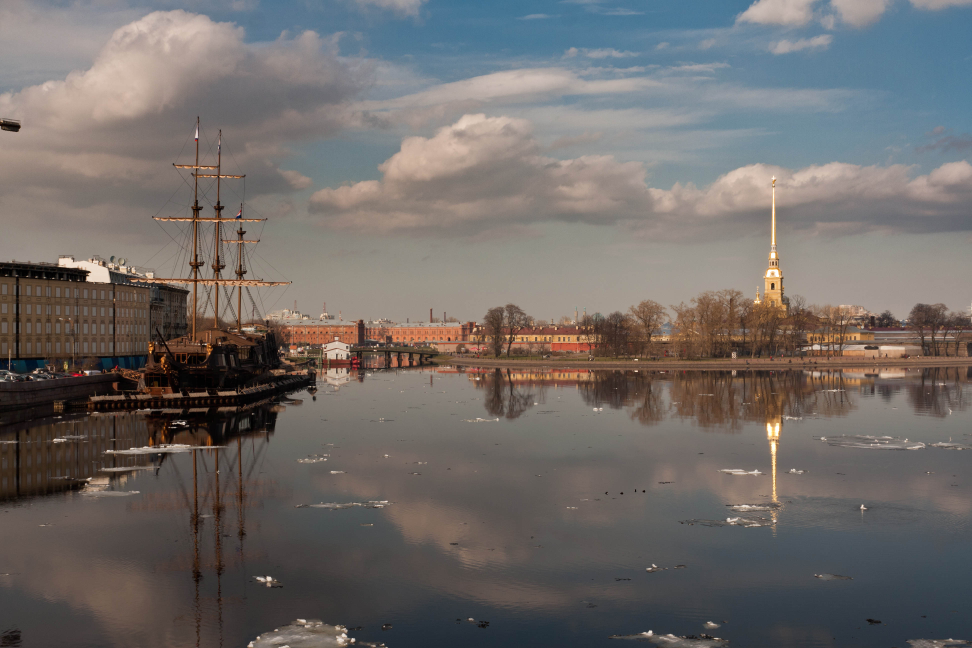
#> input picture imgs/boat/boat1.jpg, 3888 x 2592 px, found by its file name (shown at 1/4 size)
$ python feature_descriptor.py
#> lines starting #> are read from the running program, lines starting #| are printed output that depends on the picture; after the words box and inside, x2 and y2 are one past the last pixel; in counts of white or black regions, pixels touching at a corner belong together
### src/preprocessing.py
"""
Module 1: Image Preprocessing
Input: Raw images from camera
Output: Preprocessed images ready for feature detection
Implementation: Using OpenCV2 functions
"""

import cv2
import numpy as np


class ImagePreprocessor:
    """
    Handles image preprocessing operations including resizing and normalization.
    """

    def __init__(self, target_width=800):
        """
        Initialize the preprocessor.

        Args:
            target_width (int): Target width for resizing images (default: 800px)
        """
        self.target_width = target_width

    def preprocess(self, image_path, normalize=True, equalize_hist=False):
        """
        Preprocess a single image.

        Args:
            image_path (str): Path to the input image
            normalize (bool): Whether to normalize pixel values to [0, 1]
            equalize_hist (bool): Whether to apply histogram equalization

        Returns:
            tuple: (preprocessed_color_image, grayscale_image)
        """
#> called with image_path = 'imgs/boat/boat1.jpg', normalize = True, equalize_hist = False
        # Read image
        img = cv2.imread(image_path)
#> img is the input picture: shape (2592, 3888, 3); mean B, G, R 104, 106.6, 111.8
        if img is None:
            raise ValueError(f"Could not read image from {image_path}")

        # Resize image to consistent dimensions
        img_resized = self.resize_image(img)

        # Convert to grayscale
        gray = cv2.cvtColor(img_resized, cv2.COLOR_BGR2GRAY)
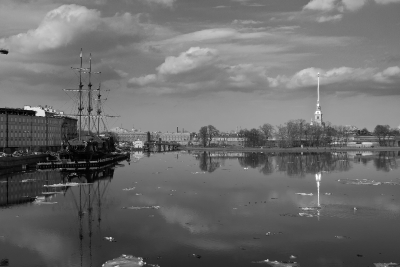
#> gray: shape (533, 800) (shown at 1/2 size); min 0, max 255, mean 107.8

        # Optional: Histogram equalization for better contrast
        if equalize_hist:
            gray = cv2.equalizeHist(gray)

        # Normalize pixel values to [0, 1] range
        if normalize:
            img_normalized = img_resized.astype(np.float32) / 255.0
            gray_normalized = gray.astype(np.float32) / 255.0
        else:
            img_normalized = img_resized
            gray_normalized = gray

        return img_normalized, gray_normalized

    def resize_image(self, image):
        """
        Resize image to target width while maintaining aspect ratio.

        Args:
            image (np.ndarray): Input image

        Returns:
            np.ndarray: Resized image
        """
        height, width = image.shape[:2]

        # Calculate new height to maintain aspect ratio
        aspect_ratio = height / width
        new_height = int(self.target_width * aspect_ratio)

        # Resize image
        resized = cv2.resize(image, (self.target_width, new_height),
                           interpolation=cv2.INTER_LINEAR)

        return resized

    # [86 lines left out: functions preprocess_batch, color_correction, _match_histograms, not called in this run]


# [17 lines that do not run on import are left out]

### src/harris_detector.py
"""
Module 2: Harris Corner Detector
Input: Preprocessed grayscale images
Output: List of keypoint coordinates (x, y) for each image
Implementation: From Scratch

Method:
1. Compute image gradients using Sobel operators (Ix, Iy)
2. Calculate structure tensor: M = [[Ixx, Ixy], [Ixy, Iyy]]
3. Apply Gaussian smoothing to structure tensor
4. Compute Harris response: R = det(M) - k × trace(M)²
5. Threshold response and apply non-maximum suppression
"""

import cv2
import numpy as np


class HarrisCornerDetector:
    """
    Harris Corner Detector implementation from scratch.
    """

    def __init__(self, k=0.04, threshold=0.01, window_size=3, nms_size=5):
        """
        Initialize Harris Corner Detector.

        Args:
            k (float): Harris detector free parameter (typically 0.04-0.06)
            threshold (float): Threshold for corner response (relative to max response)
            window_size (int): Size of the Gaussian window for smoothing
            nms_size (int): Size of non-maximum suppression window
        """
        self.k = k
        self.threshold = threshold
        self.window_size = window_size
        self.nms_size = nms_size

    def compute_gradients(self, image):
        """
        Compute image gradients using Sobel operators.

        Args:
            image (np.ndarray): Grayscale image (normalized to [0, 1])

        Returns:
            tuple: (Ix, Iy) - gradients in x and y directions
        """
        # Sobel kernels
        sobel_x = np.array([[-1, 0, 1],
                           [-2, 0, 2],
                           [-1, 0, 1]], dtype=np.float32)

        sobel_y = np.array([[-1, -2, -1],
                           [ 0,  0,  0],
                           [ 1,  2,  1]], dtype=np.float32)

        # Compute gradients using convolution
        Ix = cv2.filter2D(image, -1, sobel_x)
        Iy = cv2.filter2D(image, -1, sobel_y)

        return Ix, Iy

    def compute_structure_tensor(self, Ix, Iy):
        """
        Calculate structure tensor components.

        Args:
            Ix (np.ndarray): Gradient in x direction
            Iy (np.ndarray): Gradient in y direction

        Returns:
            tuple: (Ixx, Iyy, Ixy) - structure tensor components
        """
        # Compute products of derivatives
        Ixx = Ix * Ix
        Iyy = Iy * Iy
        Ixy = Ix * Iy

        return Ixx, Iyy, Ixy

    def apply_gaussian_smoothing(self, Ixx, Iyy, Ixy):
        """
        Apply Gaussian smoothing to structure tensor components.

        Args:
            Ixx, Iyy, Ixy (np.ndarray): Structure tensor components

        Returns:
            tuple: (Sxx, Syy, Sxy) - smoothed structure tensor components
        """
        # Apply Gaussian blur to each component
        Sxx = cv2.GaussianBlur(Ixx, (self.window_size, self.window_size), 0)
        Syy = cv2.GaussianBlur(Iyy, (self.window_size, self.window_size), 0)
        Sxy = cv2.GaussianBlur(Ixy, (self.window_size, self.window_size), 0)

        return Sxx, Syy, Sxy

    def compute_harris_response(self, Sxx, Syy, Sxy):
        """
        Compute Harris corner response.
        R = det(M) - k × trace(M)²
        where M = [[Sxx, Sxy], [Sxy, Syy]]

        Args:
            Sxx, Syy, Sxy (np.ndarray): Smoothed structure tensor components

        Returns:
            np.ndarray: Harris response map
        """
        # Compute determinant: det(M) = Sxx * Syy - Sxy²
        det_M = Sxx * Syy - Sxy * Sxy

        # Compute trace: trace(M) = Sxx + Syy
        trace_M = Sxx + Syy

        # Compute Harris response: R = det(M) - k * trace(M)²
        R = det_M - self.k * (trace_M ** 2)

        return R

    def apply_threshold(self, R):
        """
        Apply threshold to Harris response.

        Args:
            R (np.ndarray): Harris response map

        Returns:
            np.ndarray: Binary mask of corner candidates
        """
        # Threshold as percentage of maximum response
        threshold_value = self.threshold * R.max()

        # Create binary mask
        corner_mask = R > threshold_value

        return corner_mask

    def non_maximum_suppression(self, R, corner_mask):
        """
        Apply non-maximum suppression to find local maxima.

        Args:
            R (np.ndarray): Harris response map
            corner_mask (np.ndarray): Binary mask of corner candidates

        Returns:
            list: List of keypoint coordinates [(x, y), ...]
        """
        keypoints = []

        # Get coordinates of corner candidates
        corner_coords = np.argwhere(corner_mask)

        # For each corner candidate, check if it's a local maximum
        for coord in corner_coords:
            y, x = coord

            # Define neighborhood bounds
            y_min = max(0, y - self.nms_size // 2)
            y_max = min(R.shape[0], y + self.nms_size // 2 + 1)
            x_min = max(0, x - self.nms_size // 2)
            x_max = min(R.shape[1], x + self.nms_size // 2 + 1)

            # Extract neighborhood
            neighborhood = R[y_min:y_max, x_min:x_max]

            # Check if current point is the maximum in the neighborhood
            if R[y, x] == neighborhood.max():
                keypoints.append((x, y))  # Store as (x, y) for consistency

        return keypoints

    def detect(self, image):
        """
        Detect Harris corners in an image.

        Args:
            image (np.ndarray): Grayscale image (normalized to [0, 1])

        Returns:
            list: List of keypoint coordinates [(x, y), ...]
        """
        # Ensure image is in correct format
        if image.dtype != np.float32 and image.dtype != np.float64:
            image = image.astype(np.float32)

        # If image is not normalized, normalize it
        if image.max() > 1.0:
            image = image / 255.0

        print("Step 1: Computing gradients...")
        Ix, Iy = self.compute_gradients(image)
#> in compute_gradients, `Ix = cv2.filter2D(image, -1, sobel_x)`:
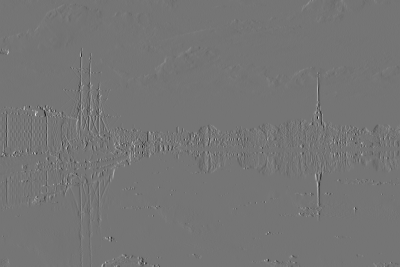
#> Ix: shape (533, 800) float32 (shown at 1/2 size); min -2.95, max 3.46, mean 0.000511; drawn with min black and max white
#> in compute_gradients, `Iy = cv2.filter2D(image, -1, sobel_y)`:
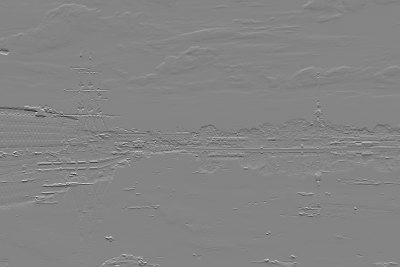
#> Iy: shape (533, 800) float32 (shown at 1/2 size); min -3.3, max 3.04, mean -0.00389; drawn with min black and max white

        print("Step 2: Computing structure tensor...")
        Ixx, Iyy, Ixy = self.compute_structure_tensor(Ix, Iy)

        print("Step 3: Applying Gaussian smoothing...")
        Sxx, Syy, Sxy = self.apply_gaussian_smoothing(Ixx, Iyy, Ixy)

        print("Step 4: Computing Harris response...")
        R = self.compute_harris_response(Sxx, Syy, Sxy)
#> in compute_harris_response, `trace_M = Sxx + Syy`:
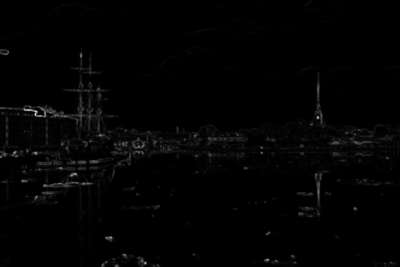
#> trace_M: shape (533, 800) float32 (shown at 1/2 size); min 1.2e-07, max 6.19, mean 0.0762; drawn with min black and max white
#> in compute_harris_response, `R = det_M - self.k * (trace_M ** 2)`:
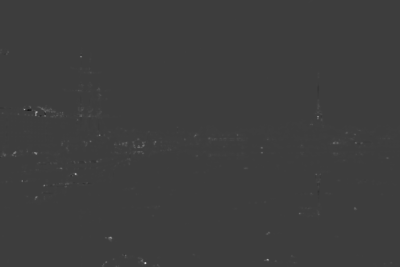
#> R: shape (533, 800) float32 (shown at 1/2 size); min -1.28, max 3.99, mean 0.00443; drawn with min black and max white

        print("Step 5: Applying threshold...")
        corner_mask = self.apply_threshold(R)
#> in apply_threshold, `threshold_value = self.threshold * R.max()`: threshold_value = 0.0399
#> in apply_threshold, `corner_mask = R > threshold_value`:
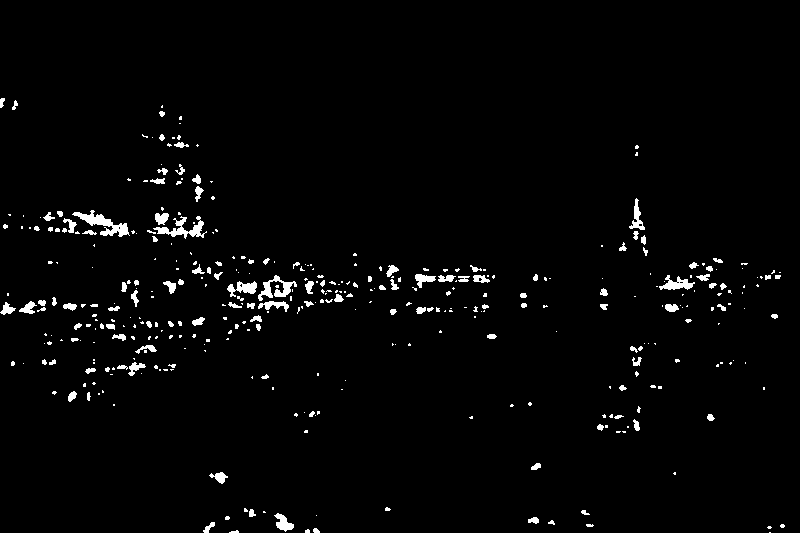
#> corner_mask: shape (533, 800) bool; 2.2% white; 386 white regions (263 under 20 px), largest, box (x1, y1, x2, y2) and area: (72, 210, 130, 237) 541, (153, 216, 207, 239) 441, (258, 275, 297, 301) 370

        print("Step 6: Non-maximum suppression...")
        keypoints = self.non_maximum_suppression(R, corner_mask)
#> in non_maximum_suppression, `corner_coords = np.argwhere(corner_mask)`: corner_coords = 9357 pairs, first value 98 to 532, second value 0 to 784
#> the loop in non_maximum_suppression, `for coord in corner_coords:` made 9357 passes
#> (y, x, y_min, y_max, x_min, x_max) on passes 1 to 3: (98, 1, 96, 101, 0, 4), (98, 2, 96, 101, 0, 5), (98, 3, 96, 101, 1, 6)
#> after the loop in non_maximum_suppression, `for coord in corner_coords:`: keypoints = 536 pairs, first value 1 to 782, second value 100 to 532

        print(f"Detected {len(keypoints)} corners")
#| Detected 536 corners

        return keypoints, R

    # [28 lines left out: function visualize_keypoints, not called in this run]


# [18 lines that do not run on import are left out]

### src/feature_descriptor.py
"""
Module 3: Feature Description
Input: Keypoints from feature detection
Output: Feature descriptor vectors (N × 128 dimensional)
Implementation: From Scratch

Method:
1. Extract 16×16 pixel patch around each keypoint
2. Divide patch into 4×4 cells (4x4 pixels each)
3. For each cell, compute gradient orientation histogram (8 bins)
4. Concatenate all histograms (4×4×8 = 128 dimensions)
5. Normalize descriptor to unit length

This produces 128D descriptors similar to SIFT for better matching.
"""

import cv2
import numpy as np


class FeatureDescriptor:
    """
    Feature Descriptor using Histogram of Oriented Gradients (HOG).
    Uses 4x4 spatial cells with 8 orientation bins = 128D descriptor.
    """

    def __init__(self, patch_size=16, num_bins=8, num_cells=4):
        """
        Initialize Feature Descriptor.

        Args:
            patch_size (int): Size of the patch to extract around keypoint (default: 16)
            num_bins (int): Number of orientation bins for histogram (default: 8)
            num_cells (int): Number of cells in each dimension (default: 4, gives 4x4=16 cells)
        """
        self.patch_size = patch_size
        self.num_bins = num_bins
        self.num_cells = num_cells
        self.cell_size = patch_size // num_cells
        self.bin_width = 360.0 / num_bins  # degrees per bin
        self.descriptor_size = num_cells * num_cells * num_bins  # 4*4*8 = 128

    def extract_patch(self, image, x, y):
        """
        Extract a patch around a keypoint.

        Args:
            image (np.ndarray): Input grayscale image
            x, y (int): Keypoint coordinates

        Returns:
            np.ndarray: Extracted patch, or None if out of bounds
        """
        half_size = self.patch_size // 2

        # Calculate patch boundaries
        y_min = int(y - half_size)
        y_max = int(y + half_size)
        x_min = int(x - half_size)
        x_max = int(x + half_size)

        # Check if patch is within image boundaries
        if (y_min < 0 or y_max > image.shape[0] or
            x_min < 0 or x_max > image.shape[1]):
            return None

        # Extract patch
        patch = image[y_min:y_max, x_min:x_max]

        return patch

    def compute_gradients(self, patch):
        """
        Compute gradient magnitude and orientation for a patch.

        Args:
            patch (np.ndarray): Image patch

        Returns:
            tuple: (magnitude, orientation) in degrees [0, 360)
        """
        # Sobel operators for gradient computation
        sobel_x = np.array([[-1, 0, 1],
                           [-2, 0, 2],
                           [-1, 0, 1]], dtype=np.float32)

        sobel_y = np.array([[-1, -2, -1],
                           [ 0,  0,  0],
                           [ 1,  2,  1]], dtype=np.float32)

        # Compute gradients
        grad_x = cv2.filter2D(patch, -1, sobel_x)
        grad_y = cv2.filter2D(patch, -1, sobel_y)

        # Compute magnitude and orientation
        magnitude = np.sqrt(grad_x**2 + grad_y**2)
        orientation = np.arctan2(grad_y, grad_x) * 180.0 / np.pi  # Convert to degrees

        # Ensure orientation is in [0, 360) range
        orientation = orientation % 360.0

        return magnitude, orientation

    def compute_cell_histogram(self, magnitude, orientation, cell_y, cell_x):
        """
        Compute weighted histogram for a single cell.

        Args:
            magnitude (np.ndarray): Gradient magnitudes for entire patch
            orientation (np.ndarray): Gradient orientations for entire patch
            cell_y, cell_x (int): Cell indices (0 to num_cells-1)

        Returns:
            np.ndarray: Histogram for this cell (num_bins,)
        """
        # Calculate cell boundaries
        y_start = cell_y * self.cell_size
        y_end = (cell_y + 1) * self.cell_size
        x_start = cell_x * self.cell_size
        x_end = (cell_x + 1) * self.cell_size

        # Extract cell data
        cell_mag = magnitude[y_start:y_end, x_start:x_end].flatten()
        cell_ori = orientation[y_start:y_end, x_start:x_end].flatten()

        # Compute histogram with linear interpolation
        histogram = np.zeros(self.num_bins, dtype=np.float32)

        for i in range(len(cell_mag)):
            mag = cell_mag[i]
            ori = cell_ori[i]

            # Find bin index
            bin_idx = ori / self.bin_width

            # Linear interpolation between bins
            bin_lower = int(np.floor(bin_idx)) % self.num_bins
            bin_upper = (bin_lower + 1) % self.num_bins

            weight_upper = bin_idx - np.floor(bin_idx)
            weight_lower = 1.0 - weight_upper

            histogram[bin_lower] += mag * weight_lower
            histogram[bin_upper] += mag * weight_upper

        return histogram

    def normalize_descriptor(self, descriptor):
        """
        Normalize descriptor to unit length with clipping.

        Args:
            descriptor (np.ndarray): Feature descriptor

        Returns:
            np.ndarray: Normalized descriptor
        """
        # Compute L2 norm
        norm = np.linalg.norm(descriptor)

        # Avoid division by zero
        if norm > 1e-7:
            descriptor = descriptor / norm

        # Clip values to 0.2 (SIFT-style thresholding)
        descriptor = np.clip(descriptor, 0, 0.2)

        # Re-normalize after clipping
        norm = np.linalg.norm(descriptor)
        if norm > 1e-7:
            descriptor = descriptor / norm

        return descriptor

    def compute_descriptor(self, image, keypoint):
        """
        Compute 128D feature descriptor for a single keypoint.

        Args:
            image (np.ndarray): Grayscale image
            keypoint (tuple): Keypoint coordinates (x, y)

        Returns:
            np.ndarray: Feature descriptor (128,), or None if failed
        """
        x, y = keypoint

        # Extract patch around keypoint
        patch = self.extract_patch(image, x, y)
        if patch is None:
            return None

        # Ensure patch has correct size
        if patch.shape[0] != self.patch_size or patch.shape[1] != self.patch_size:
            return None

        # Convert to float if needed
        if patch.dtype != np.float32:
            patch = patch.astype(np.float32)

        # Compute gradients
        magnitude, orientation = self.compute_gradients(patch)

        # Build descriptor from 4x4 cells
        descriptor = []
        for cell_y in range(self.num_cells):
            for cell_x in range(self.num_cells):
                histogram = self.compute_cell_histogram(magnitude, orientation, cell_y, cell_x)
                descriptor.extend(histogram)

        descriptor = np.array(descriptor, dtype=np.float32)

        # Normalize descriptor
        descriptor = self.normalize_descriptor(descriptor)

        return descriptor

    def compute_descriptors(self, image, keypoints):
        """
        Compute feature descriptors for multiple keypoints.

        Args:
            image (np.ndarray): Grayscale image
            keypoints (list): List of keypoint coordinates [(x, y), ...]

        Returns:
            tuple: (valid_keypoints, descriptors)
                - valid_keypoints: List of keypoints with valid descriptors
                - descriptors: np.ndarray of shape (N, 128)
        """
        valid_keypoints = []
        descriptors = []

        print(f"Computing 128D descriptors for {len(keypoints)} keypoints...")

        for i, kp in enumerate(keypoints):
            descriptor = self.compute_descriptor(image, kp)

            if descriptor is not None:
                valid_keypoints.append(kp)
                descriptors.append(descriptor)

            # Progress indicator
            if (i + 1) % 100 == 0:
                print(f"  Processed {i + 1}/{len(keypoints)} keypoints")

        # Convert to numpy array
        if len(descriptors) > 0:
            descriptors = np.array(descriptors, dtype=np.float32)
        else:
            descriptors = np.array([])

        print(f"Successfully computed {len(valid_keypoints)} descriptors ({self.descriptor_size}D)")

        return valid_keypoints, descriptors

    def visualize_descriptor(self, descriptor):
        """
        Create a visual representation of a descriptor.

        Args:
            descriptor (np.ndarray): Feature descriptor

        Returns:
            np.ndarray: Visualization image
        """
        # Reshape to 4x4 cells x 8 bins
        desc_reshaped = descriptor.reshape(self.num_cells, self.num_cells, self.num_bins)

        # Create visualization
        cell_vis_size = 40
        vis_size = self.num_cells * cell_vis_size
        vis = np.ones((vis_size, vis_size, 3), dtype=np.uint8) * 255

        # Draw each cell's histogram as a small bar chart
        for cy in range(self.num_cells):
            for cx in range(self.num_cells):
                cell_hist = desc_reshaped[cy, cx]
                cell_hist_norm = cell_hist / (cell_hist.max() + 1e-8)

                # Draw mini bar chart
                bar_width = cell_vis_size // self.num_bins
                for b in range(self.num_bins):
                    bar_height = int(cell_hist_norm[b] * (cell_vis_size - 4))
                    x1 = cx * cell_vis_size + b * bar_width
                    x2 = x1 + bar_width - 1
                    y2 = (cy + 1) * cell_vis_size - 2
                    y1 = y2 - bar_height
                    cv2.rectangle(vis, (x1, y1), (x2, y2), (0, 128, 255), -1)

        return vis


if __name__ == "__main__":
    # Example usage
    from preprocessing import ImagePreprocessor
    from harris_detector import HarrisCornerDetector

    # Preprocess image
    print("Preprocessing image...")
    preprocessor = ImagePreprocessor(target_width=800)
    color_img, gray_img = preprocessor.preprocess("imgs/boat/boat1.jpg")

    # Detect Harris corners
    print("\nDetecting Harris corners...")
    detector = HarrisCornerDetector(k=0.04, threshold=0.01, window_size=5, nms_size=5)
    keypoints, _ = detector.detect(gray_img)

    # Compute descriptors
    print("\nComputing descriptors...")
    descriptor = FeatureDescriptor(patch_size=16, num_bins=8, num_cells=4)
    valid_keypoints, descriptors = descriptor.compute_descriptors(gray_img, keypoints)
#> (printed output is left out)
#> the loop in compute_descriptors, `for i, kp in enumerate(keypoints):` made 536 passes
#> kp on passes 3 to 5: (1, 105), (162, 107), (13, 108)
#> (printed output is left out)
#| Successfully computed 523 descriptors (128D)

    print(f"\nSummary:")
    print(f"  Total keypoints detected: {len(keypoints)}")
#|   Total keypoints detected: 536
    print(f"  Valid keypoints with descriptors: {len(valid_keypoints)}")
#|   Valid keypoints with descriptors: 523
    print(f"  Descriptor shape: {descriptors.shape}")
#|   Descriptor shape: (523, 128)
    print(f"  Descriptor dimension: {descriptors.shape[1] if len(descriptors) > 0 else 0}")
#|   Descriptor dimension: 128

    # Visualize some descriptors
    if len(descriptors) > 0:
        print("\nVisualizing first descriptor...")
        vis = descriptor.visualize_descriptor(descriptors[0])
#> after the loop in visualize_descriptor, `for cy in range(self.num_cells):`:
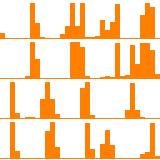
#> vis: shape (160, 160, 3); mean of channels 0, 1, 2 189.7, 222.5, 255; drawn as B, G, R
        cv2.imwrite("results/descriptor_example.jpg", vis)
        print("Descriptor visualization saved to results/descriptor_example.jpg")
